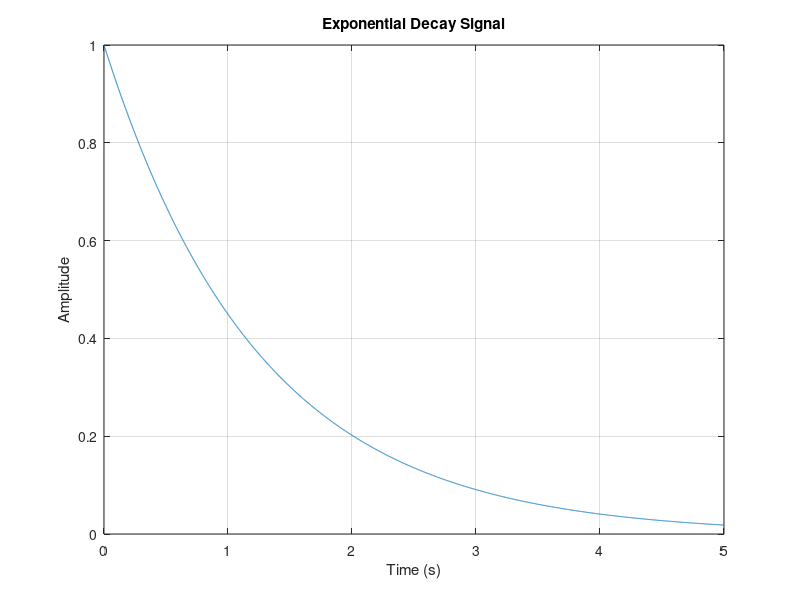

MATLAB code for this plot:
Fs = 1000; 
duration = 5; 
decay_factor = 0.8; % When we change this area it affects the signal
initial_amplitude = 1;

t = 0 : 1/Fs : duration - 1/Fs;

signal = initial_amplitude * exp(-decay_factor * t);

plot(t, signal);
xlabel('Time (s)');
ylabel('Amplitude');
title('Exponential Decay Signal');
grid on;
